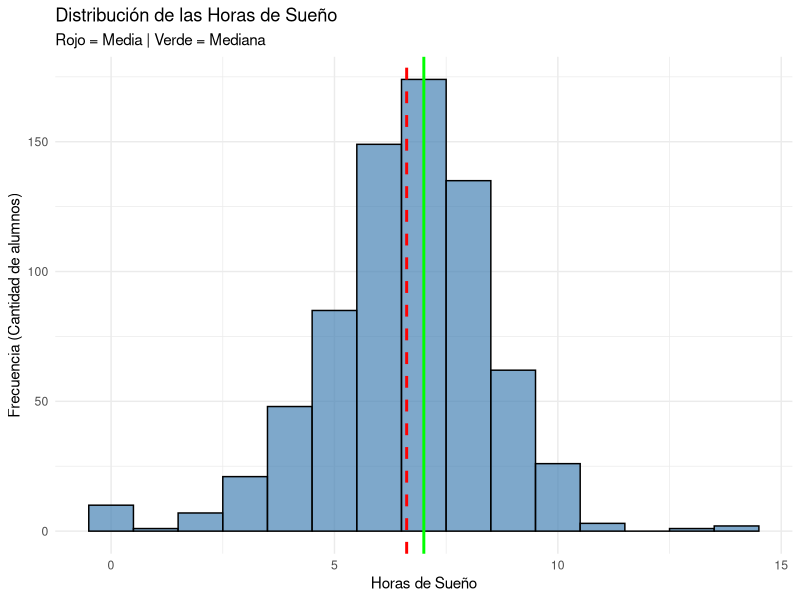
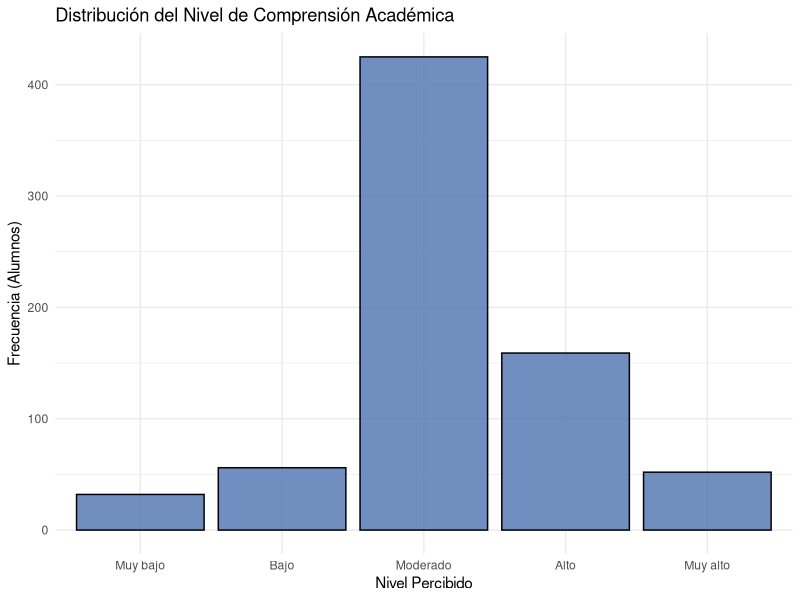
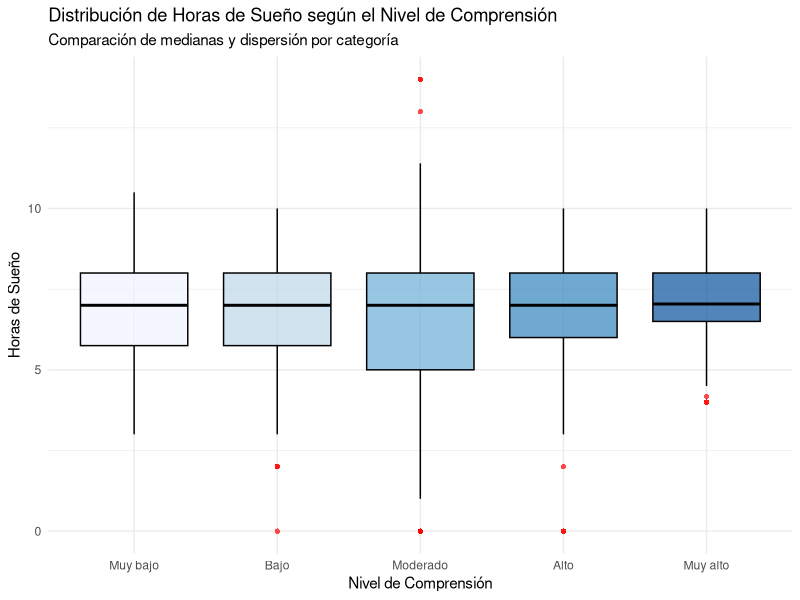
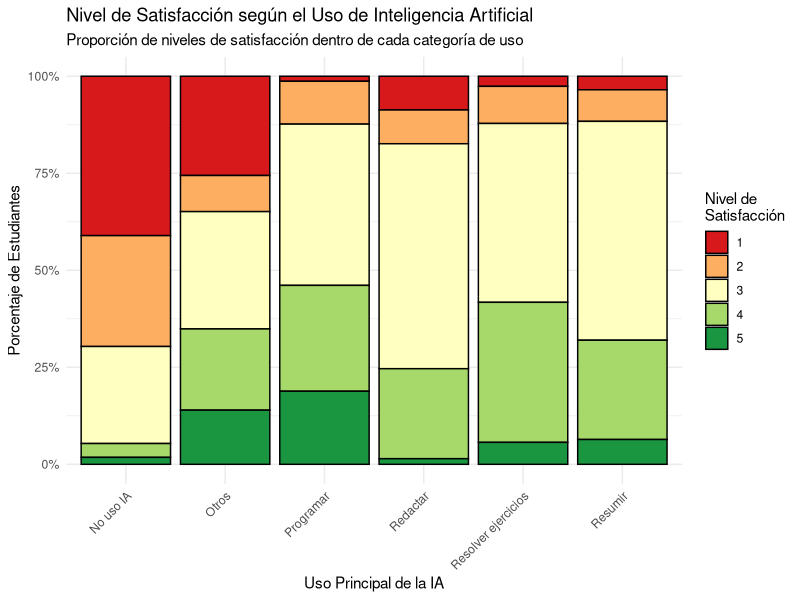
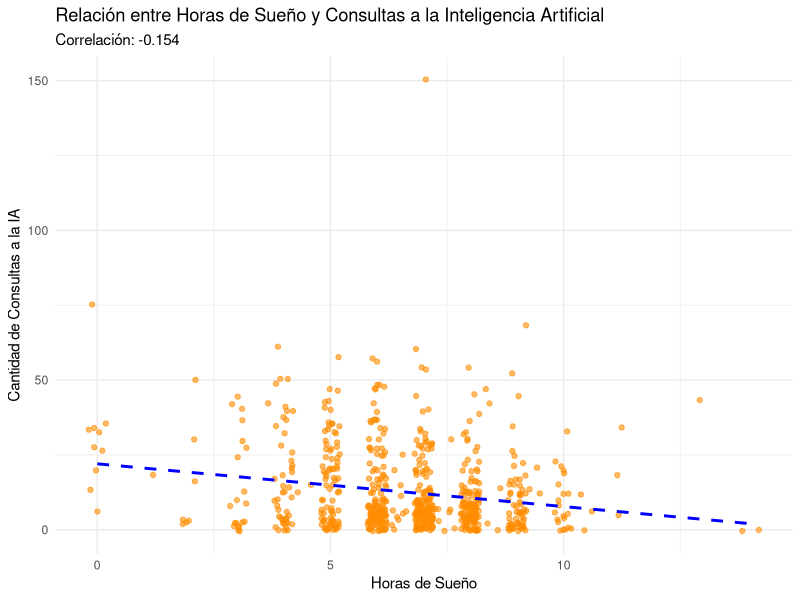

The R source for these figures, in order:
## ---- chunk 1
#| message: false
#| warning: false
library(readr)
library(dplyr)
library(ggplot2)
DF_diario <- read_csv("diario.csv", show_col_types = FALSE)
DF_exam <- read_csv("examenes.csv", show_col_types = FALSE)
DF_demo <- read_csv("demograficos.csv", show_col_types = FALSE)
## ---- chunk 2

DF_diario %>% 
  rename(Cod = `Dirección de correo electrónico`
         , Registro = `Marca temporal`,
         Horas = `¿Cuántas horas dormiste la noche pasada?`,
         Consultas = `¿Cuántas consultas a una IA realizaste hoy?`,
         Comprension = `¿Qué nivel de comprensión tuviste de las actividades académicas que realizaste hoy?`,
         Satisfaccion = `¿Qué nivel de satisfacción tienes con tu avance académico de hoy?`,
         Uso = `¿Cuál fue el uso principal que le diste a la IA hoy?`,
         Sensacion = `¿Cuál fue tu sensación principal después de usar la IA hoy?`
         ) -> DF_diario
DF_demo %>% 
  rename(Cod = `Dirección de correo electrónico`
         , Registro = `Marca temporal`
         , Creditos = `cantidad de créditos académicos cursados en el ciclo regular ( colocar solo el número  )`
         ) -> DF_demo
DF_exam %>% 
  rename(Cod = `Dirección de correo electrónico`
         , Registro = `Marca temporal`,
          Nota = `Nota del examen`,
         ) -> DF_exam

subset_diario <- select(DF_diario, Cod, Registro, Horas, Consultas, Comprension, Satisfaccion, Uso, Sensacion)
subset_demo<- select(DF_demo, Cod, Creditos)
subset_exam <- select(DF_exam, Cod, Nota)
## ---- chunk 3
subset_diario <- subset_diario %>%
  mutate(
   # Continua
    Horas = as.numeric(Horas),
    
    # Discreta
    Consultas = as.integer(Consultas),
    
    # Cualitativa ordinal
    # Muy bajo < Bajo < Moderado < Alto < Muy alto
    Comprension = factor(
      trimws(as.character(Comprension)),
      levels = c("Muy bajo", "Bajo", "Moderado", "Alto", "Muy alto"),
      ordered = TRUE
    ),

    # Cualitativa ordinal
    # 1 < 2 < 3 < 4 < 5
    Satisfaccion = factor(
      trimws(as.character(Satisfaccion)),
      levels = c("1", "2", "3", "4", "5"),
      ordered = TRUE
    ),


    # Cualitativa nominal
    Uso = factor(Uso, ordered = FALSE),

    # Cualitativa nominal
    Sensacion = factor(
      trimws(as.character(Sensacion)),
      ordered = FALSE
    )
  )


subset_demo <- subset_demo %>%
  mutate(
    Creditos = as.integer(Creditos))

subset_exam <- subset_exam %>%
  mutate(
    Nota = as.numeric(Nota))
## ---- chunk 4
str(subset_diario)
str(subset_demo)
str(subset_exam)
## ---- chunk 5

subset_diario <- subset_diario %>%
  mutate(
    # Limpieza de la variable Uso
    Uso = case_when(
      grepl("(?i)ningun|nada|no.*us[eé]|nothing", Uso) ~ "No uso IA",
      Uso %in% c("Resolver ejercicios", "Resumir", "Programar", "Redactar", "No uso IA") ~ Uso,
      TRUE ~ "Otros"
    )
  )
unique(subset_diario$Uso)
## ---- chunk 6
subset_diario <- subset_diario %>%
  mutate(Fecha = as.Date(Registro)) %>%     
  arrange(Cod, Registro) %>%                  
  distinct(Cod, Fecha, .keep_all = TRUE) %>%  
  select(-Fecha)      
## ---- chunk 7
radiografia <- function(datos) {
  data.frame(
    Variable = names(datos),
    NAs = colSums(is.na(datos)),
    Datos_Llenos = colSums(!is.na(datos)),
    Total_Filas = nrow(datos)
  )
}

radiografia_diario <- radiografia(subset_diario)
radiografia_demo <- radiografia(subset_demo)
radiografia_exam <- radiografia(subset_exam)
## ---- chunk 8
radiografia_diario
radiografia_demo
radiografia_exam
## ---- chunk 9
grupo <- c(
  "cristobal.aranda@utec.edu.pe", 
  "pedro.chavez@utec.edu.pe", 
  "joaquin.temoche@utec.edu.pe",
  "eden.paredes@utec.edu.pe",
  "nestor.delacruz@utec.edu.pe"
)

n_grupo_di <- subset_diario |> 
  filter(Cod %in% grupo) |> 
  distinct(Cod, as.Date(Registro)) |>
  nrow()
n_grupo_ex <- subset_exam |> filter(Cod %in% grupo) |> nrow()
n_grupo_dem<- subset_demo |> filter(Cod %in% grupo) |> nrow()

## ---- chunk 10
cat("Total de observaciones limpias de todos los subsets:", nrow(subset_diario) + nrow(subset_demo) + nrow(subset_exam), "\n")
cat("Total de observaciones limpias del grupo:", n_grupo_di + n_grupo_ex + n_grupo_dem, "\n")
## ---- chunk 11


summary(subset_diario$Horas)


media_horas <- mean(subset_diario$Horas, na.rm = TRUE)
mediana_horas <- median(subset_diario$Horas, na.rm = TRUE)
sd_horas <- sd(subset_diario$Horas, na.rm = TRUE)
iqr_horas <- IQR(subset_diario$Horas, na.rm = TRUE)

cat("Media:", media_horas, "\nMediana:", mediana_horas, 
    "\nDesv. Estándar:", sd_horas, "\nIQR:", iqr_horas)


ggplot(subset_diario, aes(x = Horas)) +
  geom_histogram(binwidth = 1, fill = "steelblue", color = "black", alpha = 0.7) +
  geom_vline(aes(xintercept = media_horas), color = "red", linetype = "dashed", linewidth = 1) +
  geom_vline(aes(xintercept = mediana_horas), color = "green", linetype = "solid", linewidth = 1) + 
  labs(title = "Distribución de las Horas de Sueño",
       subtitle = "Rojo = Media | Verde = Mediana",
       x = "Horas de Sueño",
       y = "Frecuencia (Cantidad de alumnos)") +
  theme_minimal()

## ---- chunk 12

mediana_consultas <- median(subset_diario$Consultas, na.rm = TRUE)
cuartiles_consultas <- quantile(subset_diario$Consultas, probs = c(0.25, 0.75), na.rm = TRUE)
iqr_consultas <- IQR(subset_diario$Consultas, na.rm = TRUE)
rango_consultas <- range(subset_diario$Consultas, na.rm = TRUE)

cat("Mediana (Posición central):", mediana_consultas, "\n")
cat("Mínimo:", rango_consultas[1], "| Máximo:", rango_consultas[2], "\n")
cat("El 50% central de los alumnos realiza entre", cuartiles_consultas[1], "y", cuartiles_consultas[2], "consultas.\n")
cat("Rango Intercuartílico (IQR):", iqr_consultas, "\n")
## ---- chunk 13

tabla_comprension <- table(subset_diario$Comprension)
prop_comprension <- prop.table(tabla_comprension) * 100
prop_comprension

moda_comprension <- names(tabla_comprension)[which.max(tabla_comprension)]

mediana_comprension_idx <- median(as.numeric(subset_diario$Comprension), na.rm = TRUE)
mediana_comprension <- levels(subset_diario$Comprension)[mediana_comprension_idx]

cat("La Moda es:", moda_comprension, "\nLa Mediana se ubica en:", mediana_comprension, "\n")


library(ggplot2)
ggplot(subset_diario[!is.na(subset_diario$Comprension), ], aes(x = Comprension)) +
  geom_bar(fill = "#4C72B0", color = "black", alpha = 0.8) +
  labs(title = "Distribución del Nivel de Comprensión Académica",
       x = "Nivel Percibido",
       y = "Frecuencia (Alumnos)") +
  theme_minimal()

## ---- chunk 14


tabla_uso <- table(subset_diario$Uso)
prop_uso <- prop.table(tabla_uso) * 100


prop_uso_ordenada <- sort(prop_uso, decreasing = TRUE)

cat("Distribución porcentual de los usos de IA:\n")
print(round(prop_uso_ordenada, 2))

moda_uso <- names(prop_uso_ordenada)[1]
porcentaje_moda <- round(prop_uso_ordenada[1], 2)

cat("\nConclusión Descriptiva:\n")
cat("La Moda es '", moda_uso, "', concentrando un ", porcentaje_moda, "% del total de las respuestas registradas.\n", sep = "")

## ---- chunk 15


# 1. Tabla de resumen numérico agrupado
resumen_bivariado <- subset_diario %>%
  filter(!is.na(Comprension) & !is.na(Horas)) %>%
  group_by(Comprension) %>%
  summarise(
    Cantidad_Alumnos = n(),
    Media_Horas = round(mean(Horas), 2),
    Mediana_Horas = median(Horas),
    Desv_Estandar = round(sd(Horas), 2)
  )

cat("Resumen de Horas de Sueño por Nivel de Comprensión:\n")
print(resumen_bivariado)

# 2. Gráfico de cajas comparativo
ggplot(subset_diario %>% filter(!is.na(Comprension) & !is.na(Horas)), 
       aes(x = Comprension, y = Horas, fill = Comprension)) +
  geom_boxplot(alpha = 0.7, color = "black", outlier.color = "red", outlier.shape = 16) +
  labs(title = "Distribución de Horas de Sueño según el Nivel de Comprensión",
       subtitle = "Comparación de medianas y dispersión por categoría",
       x = "Nivel de Comprensión",
       y = "Horas de Sueño") +
  scale_fill_brewer(palette = "Blues") + # Paleta de colores secuencial
  theme_minimal() +
  theme(legend.position = "none") # Ocultamos leyenda porque el eje X ya lo explica
## ---- chunk 16

tabla_uso_satisfaccion <- table(subset_diario$Uso, subset_diario$Satisfaccion)
prop_uso_satisfaccion <- prop.table(tabla_uso_satisfaccion, margin = 1) * 100

cat("Porcentaje de Satisfacción según el tipo de Uso de IA:\n")
print(round(prop_uso_satisfaccion, 2))

ggplot(subset_diario %>% filter(!is.na(Uso) & !is.na(Satisfaccion)), 
       aes(x = Uso, fill = Satisfaccion)) +
  geom_bar(position = "fill", color = "black") +
  scale_y_continuous(labels = scales::percent_format()) +
  scale_fill_brewer(palette = "RdYlGn") + 
  labs(title = "Nivel de Satisfacción según el Uso de Inteligencia Artificial",
       subtitle = "Proporción de niveles de satisfacción dentro de cada categoría de uso",
       x = "Uso Principal de la IA",
       y = "Porcentaje de Estudiantes",
       fill = "Nivel de\nSatisfacción") +
  theme_minimal() +
  theme(axis.text.x = element_text(angle = 45, hjust = 1))

## ---- chunk 17
correlacion <- cor(subset_diario$Horas, subset_diario$Consultas, method = "spearman")

cat("Coeficiente de Correlación de Spearman:", round(correlacion, 3), "\n")

ggplot(subset_diario, aes(x = Horas, y = Consultas)) +
  geom_jitter(alpha = 0.6, color = "darkorange", width = 0.2, height = 0.5) +
  geom_smooth(method = "lm", formula = y ~ x, color = "blue", linetype = "dashed", se = FALSE) +
  labs(title = "Relación entre Horas de Sueño y Consultas a la Inteligencia Artificial",
       subtitle = paste("Correlación:", round(correlacion, 3)),
       x = "Horas de Sueño",
       y = "Cantidad de Consultas a la IA") +
  theme_minimal()
